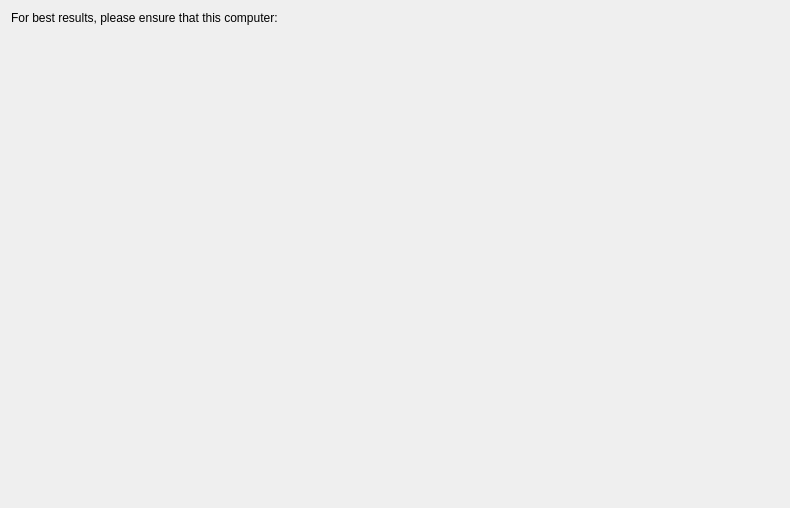
<?xml version="1.0" encoding="UTF-8"?>
<ui version="4.0">
 <class>Form</class>
 <widget class="QWidget" name="Form">
  <property name="geometry">
   <rect>
    <x>0</x>
    <y>0</y>
    <width>790</width>
    <height>508</height>
   </rect>
  </property>
  <property name="windowTitle">
   <string>Form</string>
  </property>
  <layout class="QVBoxLayout" name="verticalLayout">
   <item>
    <widget class="QLabel" name="label">
     <property name="text">
      <string>For best results, please ensure that this computer:</string>
     </property>
    </widget>
   </item>
   <item>
    <spacer name="verticalSpacer">
     <property name="orientation">
      <enum>Qt::Vertical</enum>
     </property>
     <property name="sizeHint" stdset="0">
      <size>
       <width>20</width>
       <height>466</height>
      </size>
     </property>
    </spacer>
   </item>
  </layout>
 </widget>
 <resources/>
 <connections/>
</ui>
